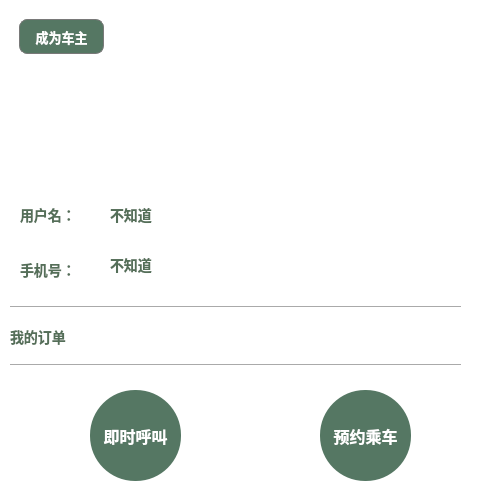
<?xml version="1.0" encoding="UTF-8"?>
<ui version="4.0">
 <class>info</class>
 <widget class="QWidget" name="info">
  <property name="geometry">
   <rect>
    <x>0</x>
    <y>0</y>
    <width>500</width>
    <height>500</height>
   </rect>
  </property>
  <property name="sizePolicy">
   <sizepolicy hsizetype="Preferred" vsizetype="Preferred">
    <horstretch>0</horstretch>
    <verstretch>0</verstretch>
   </sizepolicy>
  </property>
  <property name="minimumSize">
   <size>
    <width>500</width>
    <height>500</height>
   </size>
  </property>
  <property name="maximumSize">
   <size>
    <width>500</width>
    <height>500</height>
   </size>
  </property>
  <property name="windowTitle">
   <string>Form</string>
  </property>
  <property name="styleSheet">
   <string notr="true">background:#ffffff</string>
  </property>
  <widget class="QWidget" name="widget" native="true">
   <property name="geometry">
    <rect>
     <x>10</x>
     <y>380</y>
     <width>480</width>
     <height>125</height>
    </rect>
   </property>
   <property name="minimumSize">
    <size>
     <width>480</width>
     <height>125</height>
    </size>
   </property>
   <property name="maximumSize">
    <size>
     <width>480</width>
     <height>125</height>
    </size>
   </property>
   <widget class="QToolButton" name="toolButton">
    <property name="geometry">
     <rect>
      <x>80</x>
      <y>10</y>
      <width>91</width>
      <height>91</height>
     </rect>
    </property>
    <property name="minimumSize">
     <size>
      <width>91</width>
      <height>91</height>
     </size>
    </property>
    <property name="maximumSize">
     <size>
      <width>91</width>
      <height>91</height>
     </size>
    </property>
    <property name="styleSheet">
     <string notr="true">width: 91px;
height: 91px;
background-color: #557763;
text-align: center;
font-size: 16px;
font-family: Roboto, Roboto-Bold;
font-weight: Bold;
color: #ffffff;
line-height: 50px;
border-radius:45px; </string>
    </property>
    <property name="text">
     <string>即时呼叫</string>
    </property>
   </widget>
   <widget class="QToolButton" name="toolButton_2">
    <property name="geometry">
     <rect>
      <x>310</x>
      <y>10</y>
      <width>91</width>
      <height>91</height>
     </rect>
    </property>
    <property name="minimumSize">
     <size>
      <width>91</width>
      <height>91</height>
     </size>
    </property>
    <property name="styleSheet">
     <string notr="true">width: 91px;
height: 91px;
background-color: #557763;
text-align: center;
font-size: 16px;
font-family: Roboto, Roboto-Bold;
font-weight: Bold;
color: #ffffff;
line-height: 50px;
border-radius:45px; </string>
    </property>
    <property name="text">
     <string>预约乘车</string>
    </property>
   </widget>
  </widget>
  <widget class="QWidget" name="widget_2" native="true">
   <property name="geometry">
    <rect>
     <x>10</x>
     <y>10</y>
     <width>103</width>
     <height>53</height>
    </rect>
   </property>
   <layout class="QHBoxLayout" name="horizontalLayout_5">
    <item>
     <widget class="QToolButton" name="toolButton_3">
      <property name="minimumSize">
       <size>
        <width>80</width>
        <height>30</height>
       </size>
      </property>
      <property name="styleSheet">
       <string notr="true">width: 80px;
height: 30px;
background: #557763;
border: 1px solid #797979;
border-radius: 8px;
font-size: 13px;
font-family: Roboto, Roboto-Bold;
font-weight: Bold;
text-align: center;
color: #ffffff;
line-height: 16px;</string>
      </property>
      <property name="text">
       <string>成为车主</string>
      </property>
     </widget>
    </item>
   </layout>
  </widget>
  <widget class="QWidget" name="widget_4" native="true">
   <property name="geometry">
    <rect>
     <x>130</x>
     <y>10</y>
     <width>251</width>
     <height>171</height>
    </rect>
   </property>
   <layout class="QHBoxLayout" name="horizontalLayout_3">
    <item>
     <widget class="QWidget" name="widget_3" native="true">
      <property name="minimumSize">
       <size>
        <width>118</width>
        <height>118</height>
       </size>
      </property>
      <property name="maximumSize">
       <size>
        <width>118</width>
        <height>118</height>
       </size>
      </property>
      <property name="styleSheet">
       <string notr="true">border-image:url(:/images/head.jpeg)</string>
      </property>
     </widget>
    </item>
   </layout>
  </widget>
  <widget class="QWidget" name="widget_8" native="true">
   <property name="geometry">
    <rect>
     <x>10</x>
     <y>306</y>
     <width>451</width>
     <height>61</height>
    </rect>
   </property>
   <layout class="QGridLayout" name="gridLayout">
    <item row="1" column="1">
     <widget class="QWidget" name="widget_10" native="true"/>
    </item>
    <item row="1" column="2">
     <widget class="QWidget" name="widget_9" native="true">
      <widget class="QLabel" name="label_9">
       <property name="geometry">
        <rect>
         <x>110</x>
         <y>0</y>
         <width>25</width>
         <height>25</height>
        </rect>
       </property>
       <property name="minimumSize">
        <size>
         <width>25</width>
         <height>25</height>
        </size>
       </property>
       <property name="maximumSize">
        <size>
         <width>25</width>
         <height>25</height>
        </size>
       </property>
       <property name="styleSheet">
        <string notr="true">border-image:url(:/images/right.png)</string>
       </property>
       <property name="text">
        <string/>
       </property>
      </widget>
     </widget>
    </item>
    <item row="1" column="0">
     <widget class="QLabel" name="label_7">
      <property name="styleSheet">
       <string notr="true">width: 66px;
height: 20px;
opacity: 1;
font-size: 14px;
font-family: Microsoft YaHei, Microsoft YaHei-Bold;
font-weight: Bold;
text-align: left;
color: #556f59;
line-height: 0px;

</string>
      </property>
      <property name="text">
       <string>我的订单</string>
      </property>
     </widget>
    </item>
    <item row="0" column="0" colspan="3">
     <widget class="Line" name="line">
      <property name="orientation">
       <enum>Qt::Horizontal</enum>
      </property>
     </widget>
    </item>
    <item row="2" column="0" colspan="3">
     <widget class="Line" name="line_2">
      <property name="orientation">
       <enum>Qt::Horizontal</enum>
      </property>
     </widget>
    </item>
   </layout>
  </widget>
  <widget class="QLabel" name="label_3">
   <property name="geometry">
    <rect>
     <x>20</x>
     <y>250</y>
     <width>61</width>
     <height>39</height>
    </rect>
   </property>
   <property name="styleSheet">
    <string notr="true">width: 66px;
height: 20px;
opacity: 1;
font-size: 14px;
font-family: Microsoft YaHei, Microsoft YaHei-Bold;
font-weight: Bold;
text-align: left;
color: #556f59;
line-height: 0px;
</string>
   </property>
   <property name="text">
    <string>手机号：</string>
   </property>
  </widget>
  <widget class="QLabel" name="label">
   <property name="geometry">
    <rect>
     <x>20</x>
     <y>200</y>
     <width>81</width>
     <height>29</height>
    </rect>
   </property>
   <property name="styleSheet">
    <string notr="true">width: 66px;
height: 20px;
opacity: 1;
font-size: 14px;
font-family: Microsoft YaHei, Microsoft YaHei-Bold;
font-weight: Bold;
text-align: left;
color: #556f59;
line-height: 0px;
</string>
   </property>
   <property name="text">
    <string>用户名：</string>
   </property>
  </widget>
  <widget class="QLabel" name="label_2">
   <property name="geometry">
    <rect>
     <x>110</x>
     <y>200</y>
     <width>151</width>
     <height>29</height>
    </rect>
   </property>
   <property name="styleSheet">
    <string notr="true">width: 66px;
height: 20px;
opacity: 1;
font-size: 14px;
font-family: Microsoft YaHei, Microsoft YaHei-Bold;
font-weight: Bold;
text-align: left;
color: #556f59;
line-height: 0px;
</string>
   </property>
   <property name="text">
    <string>不知道</string>
   </property>
  </widget>
  <widget class="QLabel" name="label_4">
   <property name="geometry">
    <rect>
     <x>110</x>
     <y>250</y>
     <width>161</width>
     <height>29</height>
    </rect>
   </property>
   <property name="styleSheet">
    <string notr="true">width: 66px;
height: 20px;
opacity: 1;
font-size: 14px;
font-family: Microsoft YaHei, Microsoft YaHei-Bold;
font-weight: Bold;
text-align: left;
color: #556f59;
line-height: 0px;
</string>
   </property>
   <property name="text">
    <string>不知道</string>
   </property>
  </widget>
 </widget>
 <resources/>
 <connections/>
</ui>
